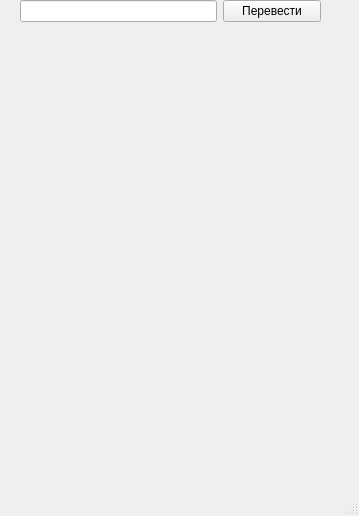
<?xml version="1.0" encoding="UTF-8"?>
<ui version="4.0">
 <class>MainWindow</class>
 <widget class="QMainWindow" name="MainWindow">
  <property name="geometry">
   <rect>
    <x>0</x>
    <y>0</y>
    <width>359</width>
    <height>516</height>
   </rect>
  </property>
  <property name="windowTitle">
   <string>MainWindow</string>
  </property>
  <widget class="QWidget" name="centralwidget">
   <widget class="QWidget" name="gridLayoutWidget">
    <property name="geometry">
     <rect>
      <x>20</x>
      <y>0</y>
      <width>301</width>
      <height>171</height>
     </rect>
    </property>
    <layout class="QGridLayout" name="gridLayout">
     <item row="0" column="2">
      <widget class="QPushButton" name="push">
       <property name="text">
        <string>Перевести</string>
       </property>
      </widget>
     </item>
     <item row="0" column="0" colspan="2">
      <widget class="QLineEdit" name="input"/>
     </item>
     <item row="1" column="0" colspan="3">
      <widget class="QLabel" name="reverse">
       <property name="sizePolicy">
        <sizepolicy hsizetype="Preferred" vsizetype="Preferred">
         <horstretch>0</horstretch>
         <verstretch>0</verstretch>
        </sizepolicy>
       </property>
       <property name="text">
        <string/>
       </property>
       <property name="alignment">
        <set>Qt::AlignLeading|Qt::AlignLeft|Qt::AlignVCenter</set>
       </property>
      </widget>
     </item>
     <item row="2" column="0" colspan="3">
      <widget class="QLabel" name="additional">
       <property name="text">
        <string/>
       </property>
      </widget>
     </item>
    </layout>
   </widget>
  </widget>
  <widget class="QMenuBar" name="menubar">
   <property name="geometry">
    <rect>
     <x>0</x>
     <y>0</y>
     <width>359</width>
     <height>30</height>
    </rect>
   </property>
  </widget>
  <widget class="QStatusBar" name="statusbar"/>
 </widget>
 <resources/>
 <connections/>
</ui>
